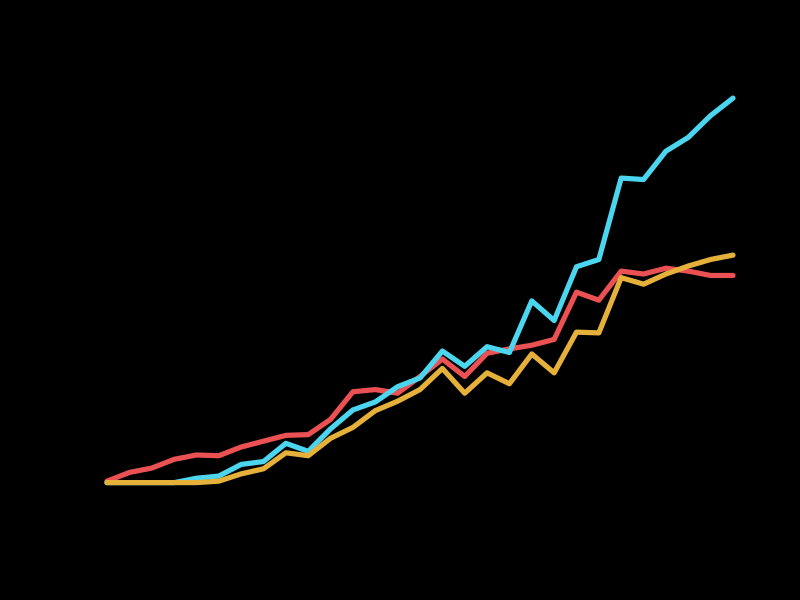

R code for this plot:
library(reshape)

ds <- read.csv("CitesThruTime.csv")
type <- read.csv("PaperContents.csv")

# Reshape the data so it's in long format
data_long <- melt(ds, id = "Year")

# Merge in data explaining what each paper contains
ds.all <- merge(data_long, type, by.x = "variable", by.y = "Paper")

# Remove Felsenstein 1985 & Harvey&Pagel 1991
ds.all <- subset(ds.all, variable != "Felsenstein1985"
	& variable != "HarveyPagel1991")

# Summarise citations for each type of assumption
dsBrownian <- with(ds.all[which(ds.all$Brownian == "Yes"), ], 
	               aggregate(value, by = list(Year), 
	               	         FUN = sum, na.rm = TRUE))

dsBrownianTest <- with(ds.all[which(ds.all$BrownianTest == "Yes"), ], 
	               aggregate(value, by = list(Year), 
	               	         FUN = sum, na.rm = TRUE))

# Plot for talk slides

newred <- rgb(red = 235, green = 81, blue = 83, maxColorValue = 255)
newblue <- rgb(red = 75, green = 213, blue = 238, maxColorValue = 255)
newyellow <- rgb(red = 229, green = 177, blue = 58, maxColorValue = 255)

png("BrownianAssumptionCitations.png")

par(bg = "black")

# Plot Felsenstein1985 citations
plot(value[variable == "Felsenstein1985"] ~ 
     Year[variable == "Felsenstein1985"], 
     data = data_long, type = "l", ylim = c(0,530), 
     col = newred, lwd = 5)

# Add lines for papers mentioning various assumptions
points(x ~ Group.1, data = dsBrownian, col = newblue, type = "l" , lwd = 5)
points(x ~ Group.1, data = dsBrownianTest, col = newyellow, type = "l" , lwd = 5)

dev.off()
